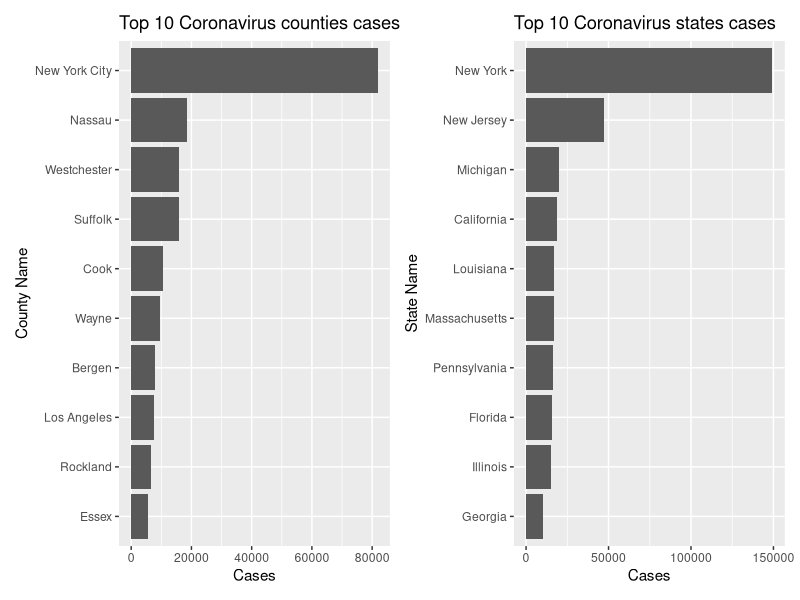

Recreate this plot in R.
## ---- chunk 1
knitr::opts_chunk$set(echo = TRUE)
## ---- chunk 2
library(dplyr)
library(ggplot2)
library(patchwork)
## ---- chunk 3
counties <- read.csv("datafiles/us-counties.csv")
states <- read.csv("datafiles/us-states.csv")
measures <- read.csv("datafiles/statedata.csv")
## ---- chunk 4
toptencounties <- counties %>%
  filter(date == "2020-04-08") %>%
  arrange(desc(cases))
  
toptencounties <- toptencounties[1:10,]

toptenstates <- states %>%
  filter(date == "2020-04-08") %>%
  arrange(desc(cases))

toptenstates <- toptenstates[1:10,]
## ---- chunk 5
p1 <- ggplot(data = toptencounties, mapping = aes(x = reorder(county, cases), y = cases)) +
  geom_bar(stat = "identity") + 
  labs(title = "Top 10 Coronavirus counties cases", 
       y = "Cases", x = "County Name") + 
  coord_flip()

p2 <- ggplot(data = toptenstates, mapping = aes(x = reorder(state, cases), y = cases)) +
  geom_bar(stat = "identity") + 
  labs(title = "Top 10 Coronavirus states cases", 
       y = "Cases", x = "State Name") + 
  coord_flip() 

p1 + p2
## ---- chunk 6
### Removing United States from df

measures <- measures[-c(1),]

### Adding data to measures df
measures <- measures %>%
  mutate(date.stay.at.home = "") 

